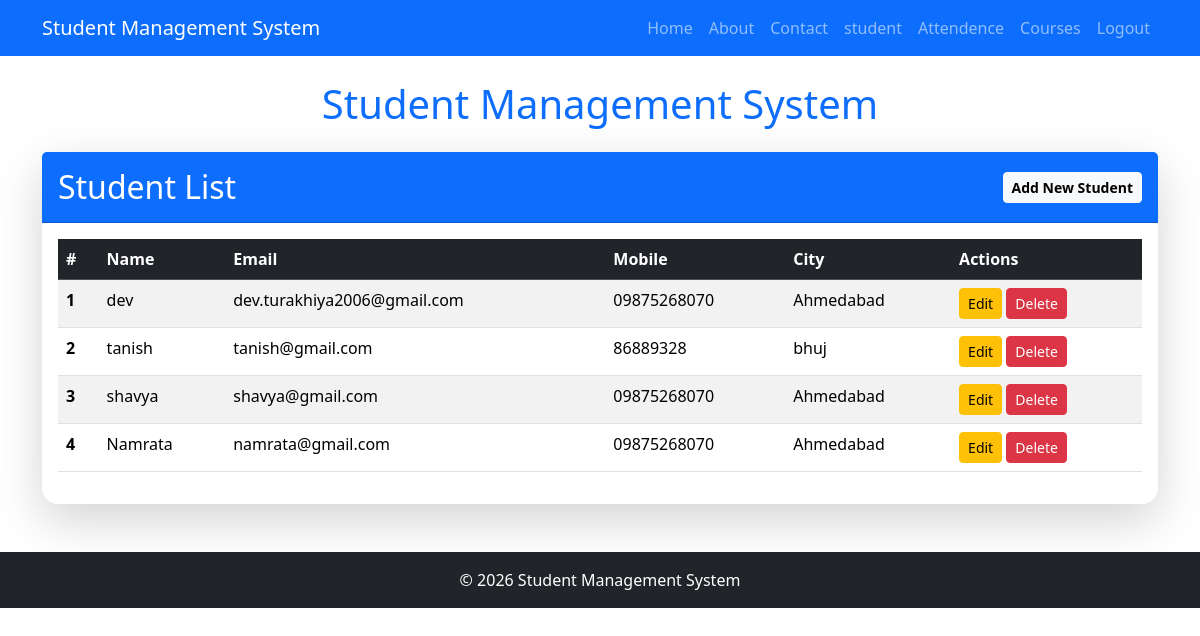
Screenshot of /student/ (signed in) with the database file from the repository.
### student/models.py (models this page shows, shortened)
class student(models.Model):
    name=models.CharField(max_length=100)
    email=models.EmailField()
    mobile=models.CharField(max_length=15)
    city=models.CharField(max_length=100)

### student/views.py (the view)
# urls.py: path('student/', views.student_list, name='student_list'),
@login_required
def student_list(request):
    students = student.objects.all()
    return render(request, 'student_crud/list.html', {'students': students})

### student/Templates/student_crud/list.html
{% extends 'base.html' %}
{% block content %}
<div class="card shadow-lg border-0 rounded-4">
    <div class="card-header bg-primary text-white d-flex justify-content-between align-items-center py-3">
        <h2 class="mb-0">Student List</h2>
        <a href="{% url 'student_add' %}" class="btn btn-light btn-sm fw-bold">Add New Student</a>
    </div>
    <div class="card-body">
        <table class="table table-striped table-hover">
            <thead class="table-dark">
                <tr>
                    <th scope="col">#</th>
                    <th scope="col">Name</th>
                    <th scope="col">Email</th>
                    <th scope="col">Mobile</th>
                    <th scope="col">City</th>
                    <th scope="col">Actions</th>
                </tr>
            </thead>
            <tbody>
                {% for student in students %}
                <tr>
                    <th scope="row">{{ forloop.counter }}</th>
                    <td>{{ student.name }}</td>
                    <td>{{ student.email }}</td>
                    <td>{{ student.mobile }}</td>
                    <td>{{ student.city }}</td>
                    <td>
                        <a href="{% url 'student_edit' student.id %}" class="btn btn-sm btn-warning">Edit</a>
                        <a href="{% url 'student_delete' student.id %}" class="btn btn-sm btn-danger" onclick="return confirm('Are you sure you want to delete this student?');">Delete</a>
                    </td>
                </tr>
                {% empty %}
                <tr>
                    <td colspan="6" class="text-center text-muted">No students found.</td>
                </tr>
                {% endfor %}
            </tbody>
        </table>
    </div>
</div>
{% endblock %}

### rows the page displays
student: name "dev", email "dev.turakhiya2006@gmail.com", mobile "09875268070", city "Ahmedabad"
student: name "tanish", email "tanish@gmail.com", mobile "86889328", city "bhuj"
student: name "shavya", email "shavya@gmail.com", mobile "09875268070", city "Ahmedabad"
student: name "Namrata", email "namrata@gmail.com", mobile "09875268070", city "Ahmedabad"
